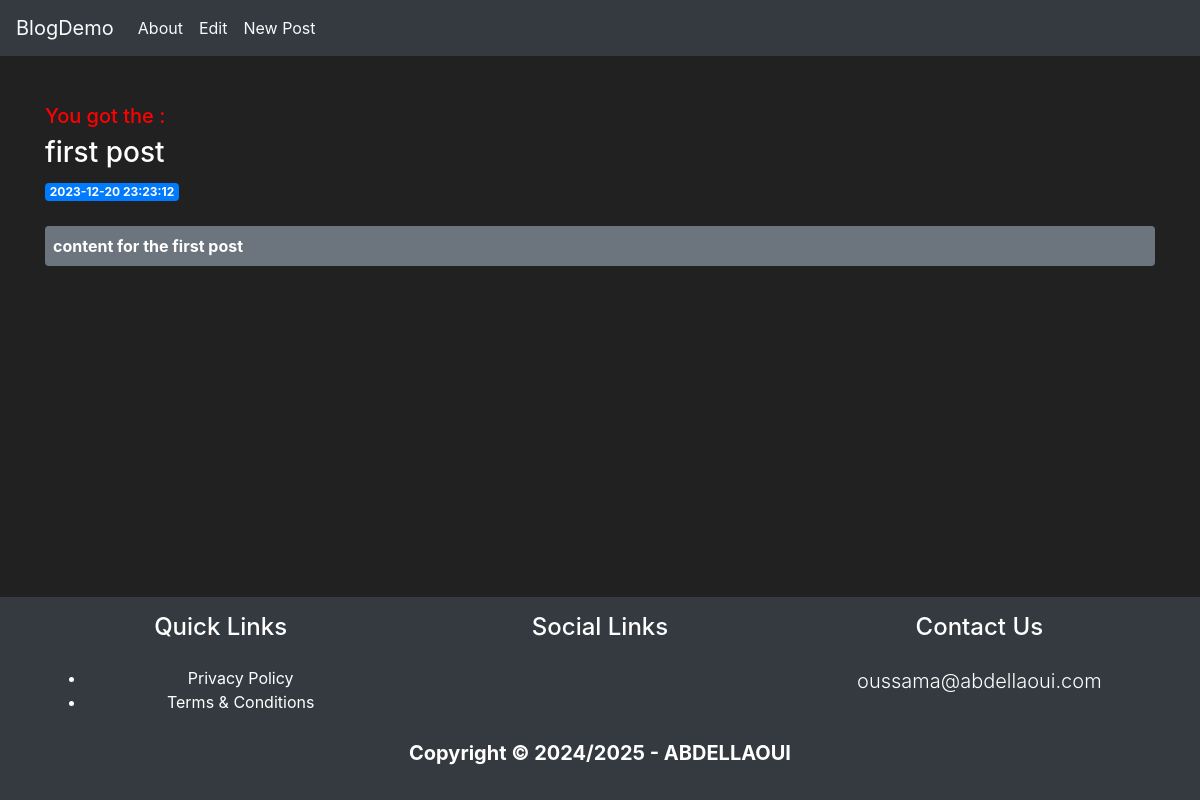
The page /1 on the database its author committed.
### tables this page shows
CREATE TABLE posts (
    id INTEGER PRIMARY KEY AUTOINCREMENT,
    created TIMESTAMP NOT NULL DEFAULT CURRENT_TIMESTAMP,
    title TEXT NOT NULL,
    content TEXT NOT NULL
);

### app.py (the view)
@app.route('/<int:post_id>')
def post(post_id):
    post = get_post(post_id)
    return render_template('post.html', post=post)

### app.py (called while the page is built)
def get_db_connection():
    conn = sqlite3.connect('database.db')
    conn.row_factory = sqlite3.Row
    return conn

def get_post(post_id):
    conn = get_db_connection()
    post = conn.execute('SELECT * FROM posts WHERE id = ?', (post_id,)).fetchone()
    conn.close()
    if post is None:
        abort(404)
    return post

### templates/post.html
{% extends 'base.html' %}
{% block content %}
    <h5 style="color:red; font-style: times new;">You got the : </h5>
    <h3> {% block title %} {{ post['title'] }} {% endblock %}</h3>
    <span class="badge badge-primary">{{ post['created'] }}</span>
    <p class="badge-secondary rounded py-2 px-2 mt-4"><b>{{ post['content'] }}</b></p>
{% endblock %}

### templates/base.html (style rules this page uses)
body { background-color: #212121; color: white }

### rows shown on the page
posts: title "first post", created "2023-12-20 23:23:12", content "content for the first post"
